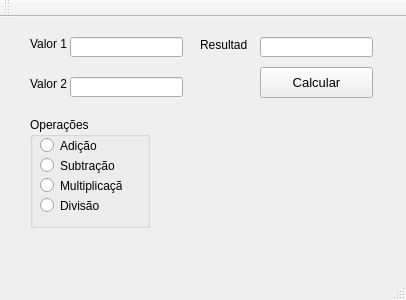
<?xml version="1.0" encoding="UTF-8"?>
<ui version="4.0">
 <class>MainWindow</class>
 <widget class="QMainWindow" name="MainWindow">
  <property name="geometry">
   <rect>
    <x>0</x>
    <y>0</y>
    <width>406</width>
    <height>300</height>
   </rect>
  </property>
  <property name="windowTitle">
   <string>MainWindow</string>
  </property>
  <widget class="QWidget" name="centralWidget">
   <widget class="QLabel" name="tlValor1">
    <property name="geometry">
     <rect>
      <x>30</x>
      <y>20</y>
      <width>47</width>
      <height>13</height>
     </rect>
    </property>
    <property name="text">
     <string>Valor 1</string>
    </property>
   </widget>
   <widget class="QLineEdit" name="leValor1">
    <property name="geometry">
     <rect>
      <x>70</x>
      <y>20</y>
      <width>113</width>
      <height>20</height>
     </rect>
    </property>
   </widget>
   <widget class="QLabel" name="tlValor2">
    <property name="geometry">
     <rect>
      <x>30</x>
      <y>60</y>
      <width>47</width>
      <height>13</height>
     </rect>
    </property>
    <property name="text">
     <string>Valor 2</string>
    </property>
   </widget>
   <widget class="QLineEdit" name="leValor2">
    <property name="geometry">
     <rect>
      <x>70</x>
      <y>60</y>
      <width>113</width>
      <height>20</height>
     </rect>
    </property>
   </widget>
   <widget class="QGroupBox" name="groupBox">
    <property name="geometry">
     <rect>
      <x>30</x>
      <y>100</y>
      <width>120</width>
      <height>111</height>
     </rect>
    </property>
    <property name="title">
     <string>Operações</string>
    </property>
    <widget class="QRadioButton" name="rbAdicao">
     <property name="geometry">
      <rect>
       <x>10</x>
       <y>20</y>
       <width>82</width>
       <height>17</height>
      </rect>
     </property>
     <property name="text">
      <string>Adição</string>
     </property>
    </widget>
    <widget class="QRadioButton" name="rbSubtracao">
     <property name="geometry">
      <rect>
       <x>10</x>
       <y>40</y>
       <width>82</width>
       <height>17</height>
      </rect>
     </property>
     <property name="text">
      <string>Subtração</string>
     </property>
    </widget>
    <widget class="QRadioButton" name="rbMutiplicacao">
     <property name="geometry">
      <rect>
       <x>10</x>
       <y>60</y>
       <width>82</width>
       <height>17</height>
      </rect>
     </property>
     <property name="text">
      <string>Multiplicação</string>
     </property>
    </widget>
    <widget class="QRadioButton" name="rbDivisao">
     <property name="geometry">
      <rect>
       <x>10</x>
       <y>80</y>
       <width>82</width>
       <height>17</height>
      </rect>
     </property>
     <property name="text">
      <string>Divisão</string>
     </property>
    </widget>
   </widget>
   <widget class="QLabel" name="tlResultado">
    <property name="geometry">
     <rect>
      <x>200</x>
      <y>20</y>
      <width>47</width>
      <height>16</height>
     </rect>
    </property>
    <property name="text">
     <string>Resultado</string>
    </property>
   </widget>
   <widget class="QLineEdit" name="leResultado">
    <property name="geometry">
     <rect>
      <x>260</x>
      <y>20</y>
      <width>113</width>
      <height>20</height>
     </rect>
    </property>
   </widget>
   <widget class="QPushButton" name="pbCalcular">
    <property name="geometry">
     <rect>
      <x>260</x>
      <y>50</y>
      <width>113</width>
      <height>31</height>
     </rect>
    </property>
    <property name="font">
     <font>
      <pointsize>10</pointsize>
     </font>
    </property>
    <property name="text">
     <string>Calcular</string>
    </property>
   </widget>
  </widget>
  <widget class="QMenuBar" name="menuBar">
   <property name="geometry">
    <rect>
     <x>0</x>
     <y>0</y>
     <width>406</width>
     <height>21</height>
    </rect>
   </property>
  </widget>
  <widget class="QToolBar" name="mainToolBar">
   <attribute name="toolBarArea">
    <enum>TopToolBarArea</enum>
   </attribute>
   <attribute name="toolBarBreak">
    <bool>false</bool>
   </attribute>
  </widget>
  <widget class="QStatusBar" name="statusBar"/>
 </widget>
 <layoutdefault spacing="6" margin="11"/>
 <resources/>
 <connections/>
</ui>
